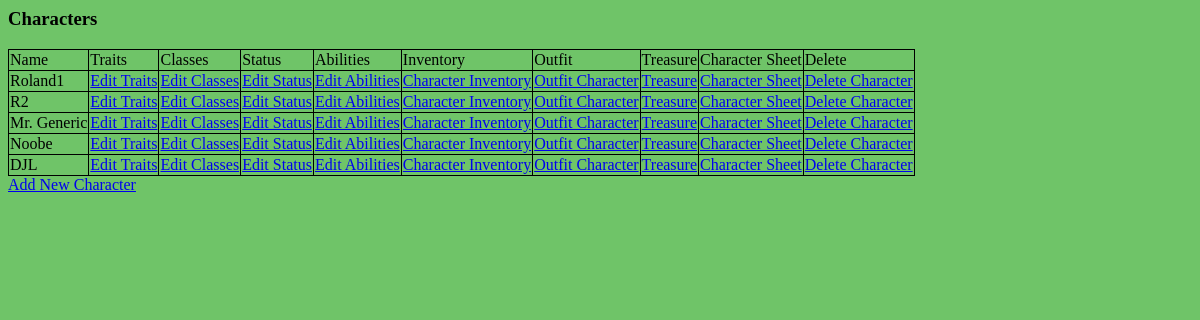
The app's page /osric_character_tools/characters.php, older data.
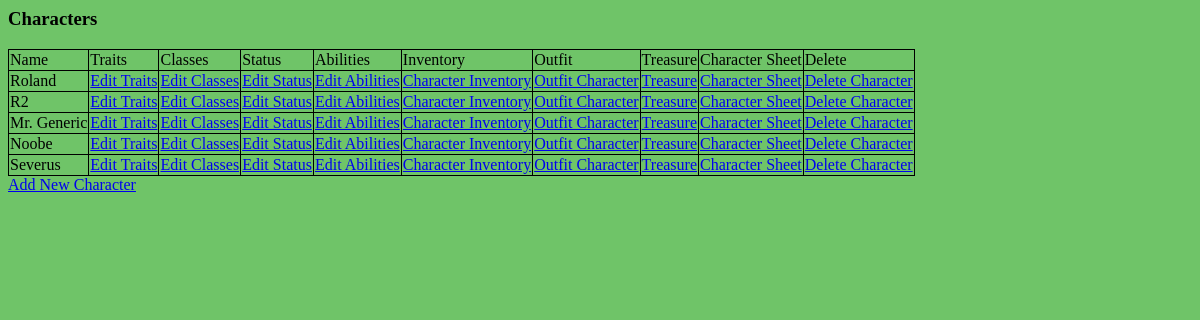
The same page, newer data.
### tables this page shows
CREATE TABLE IF NOT EXISTS `characters` (
  `CharacterName` varchar(255) NOT NULL,
  `CharacterGender` int(11) NOT NULL,
  `CharacterAge` float NOT NULL,
  `CharacterHeight` float NOT NULL,
  `CharacterWeight` float NOT NULL,
  `CharacterId` bigint(20) unsigned NOT NULL AUTO_INCREMENT,
  `CharacterAlignment` int(11) NOT NULL,
  `RaceId` bigint(20) NOT NULL,
  PRIMARY KEY (`CharacterId`)
);

### osric_character_tools/inc/OsricDb.php (called while the page is built, shortened)
<?php
class OsricDb
{
	protected $cxn;
	public function doInit($aHost,$aUser,$aPasswd)
	{
		$aDbname = "osric_db";
		$this->cxn = mysqli_connect($aHost,$aUser,$aPasswd,$aDbname) or die("Couldn't connect to server");
	}
	public function getCharacters()
	{
		$query = "SELECT * from characters";
		$result = mysqli_query($this->cxn,$query) or die("Couldn't execute query: ".$query);
		for($result_set = array();$row = mysqli_fetch_assoc($result);$result_set[]=$row);
		return $result_set;
	}
}
?>

### osric_character_tools/characters.php (the view, shortened to what this page needs)
<html>
<head>
<link rel="stylesheet" type="text/css" href="./css/class.css" />
</head>
<body>
<?php
require_once(dirname(__FILE__)."/inc/OsricDb.php");
$myOsricDb = new OsricDb();
$myOsricDb->doInit($host,$user,$passwd);
?>
<h3>Characters</h3>
<?php
$characters = $myOsricDb->getCharacters();
echo "<table id='osric_characters'>";
echo "<tr><td>Name</td><td>Traits</td><td>Classes</td><td>Status</td><td>Abilities</td><td>Inventory</td><td>Outfit</td><td>Treasure</td><td>Character Sheet</td><td>Delete</td></tr>";
foreach($characters as $character)
{
	$characterId = $character['CharacterId'];
	echo "<tr>";
	echo "<td>{$character['CharacterName']}</td>";
	echo "<td><a href='editcharacter.php?CharacterId={$characterId}'>Edit Traits</a></td>";
	echo "<td><a href='editcharacterclasses.php?CharacterId={$characterId}'>Edit Classes</a></td>";
	echo "<td><a href='editcharacterstatus.php?CharacterId={$characterId}'>Edit Status</a></td>";
	echo "<td><a href='editcharacterabilities.php?CharacterId={$characterId}'>Edit Abilities</a></td>";
	echo "<td><a href='characterinventory.php?CharacterId={$characterId}'>Character Inventory</a></td>";
	echo "<td><a href='selectequipment.php?CharacterId={$characterId}'>Outfit Character</td>";
	echo "<td><a href='awardtreasureandxp.php?CharacterId={$characterId}'>Treasure</td>";
	echo "<td><a href='charactersheet.php?CharacterId={$characterId}'>Character Sheet</td>";
	echo "<td><a href='deletecharacter.php?CharacterId={$characterId}'>Delete Character</a></td>";
	echo "</tr>";
}
echo "</table>";
echo "<a href='editcharacter.php?CharacterId=-1'>Add New Character</a></td>";
?>
</body>
</html>

Row changes from the older to the newer data that the page shows:
removed characters: CharacterName "DJL"
changed characters: CharacterName "Roland1" → "Roland"
added characters: CharacterName "Severus"
